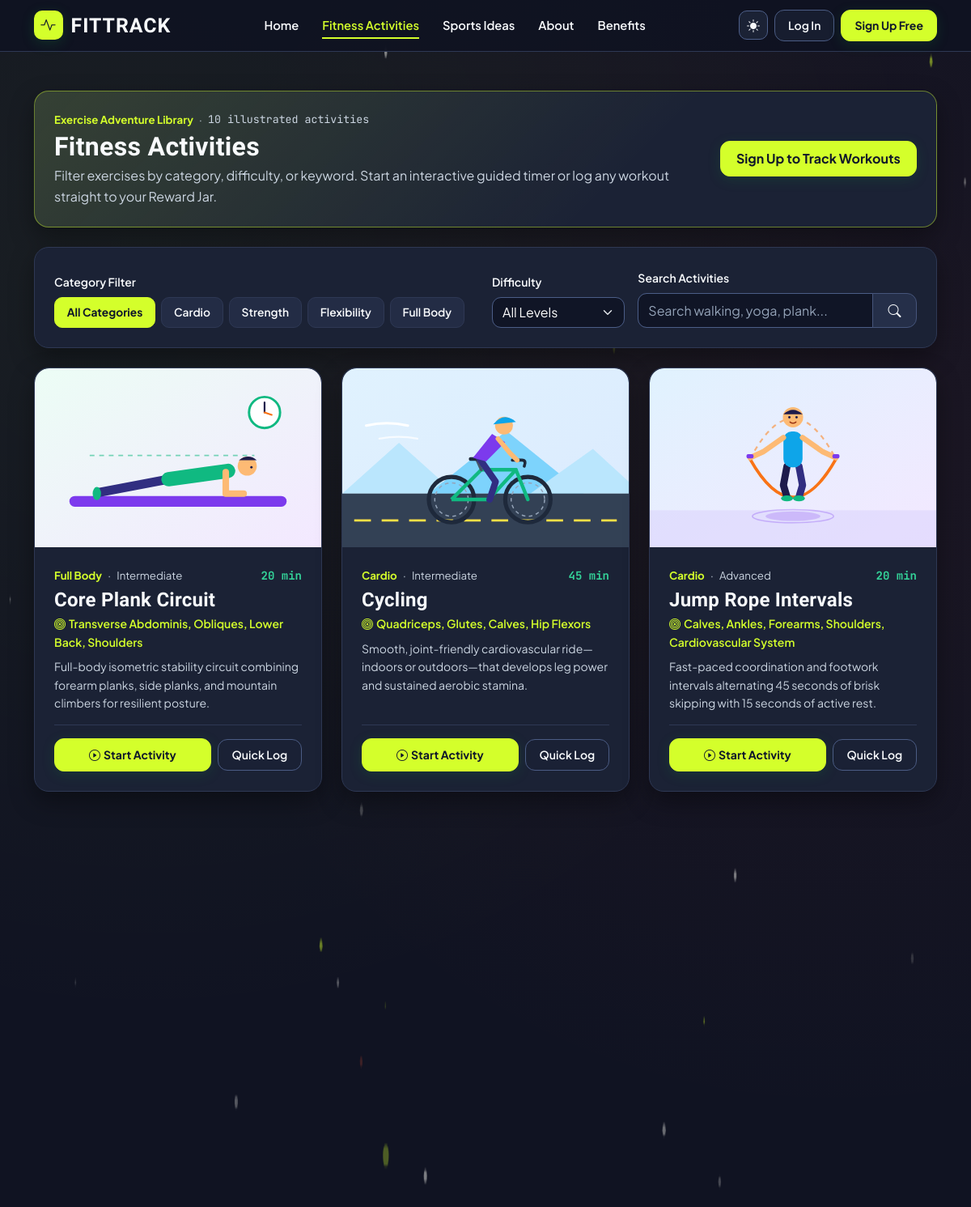
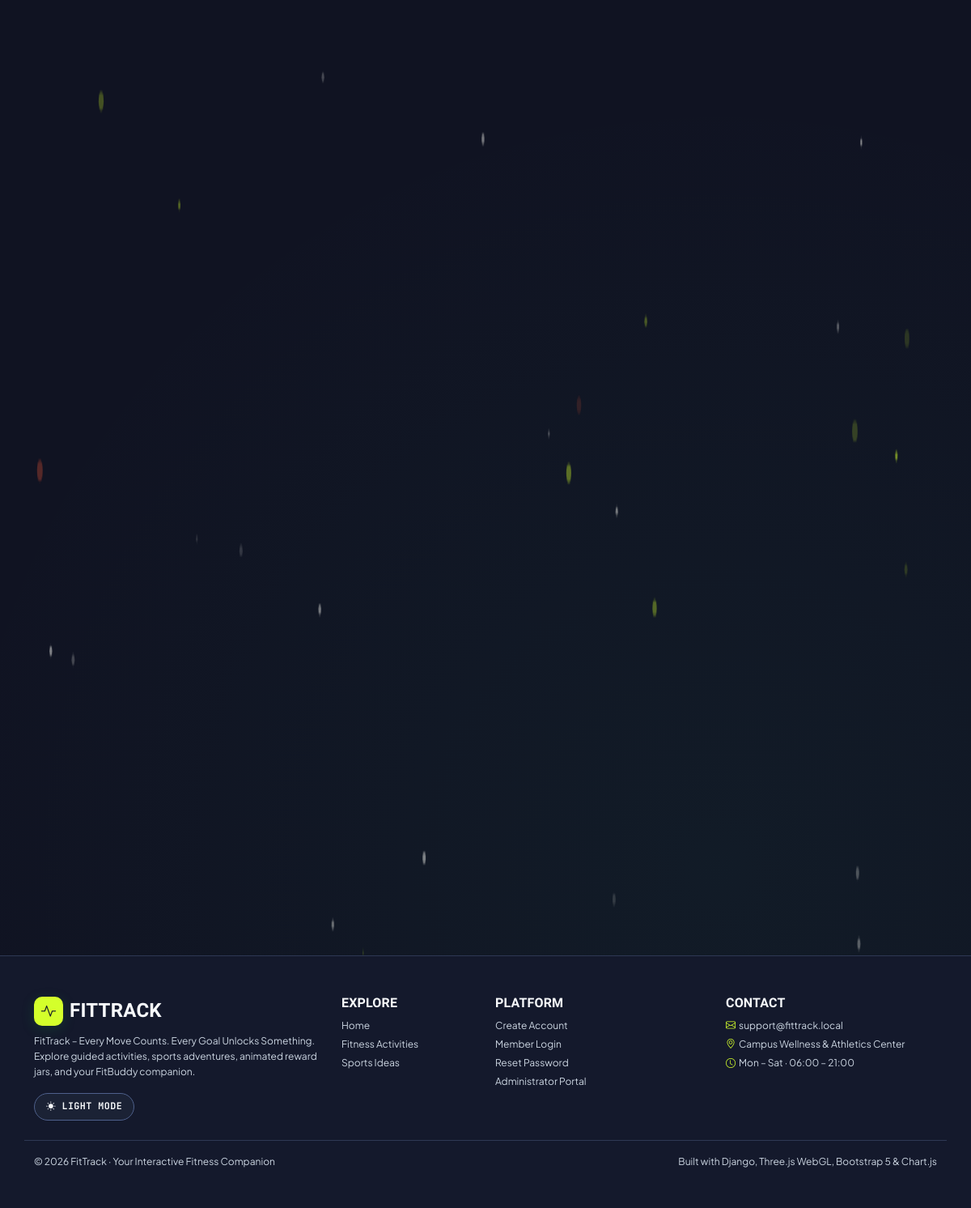
The page /activities/ on the database its author committed (2 pictures, top to bottom).
### fitness/models.py (models this page shows, shortened)
class FitnessActivity(models.Model):
    CATEGORY_CARDIO = "Cardio"
    CATEGORY_STRENGTH = "Strength"
    CATEGORY_FLEXIBILITY = "Flexibility"
    CATEGORY_FULL_BODY = "Full Body"
    CATEGORY_CHOICES = [
        (CATEGORY_CARDIO, "Cardio"),
        (CATEGORY_STRENGTH, "Strength"),
        (CATEGORY_FLEXIBILITY, "Flexibility"),
        (CATEGORY_FULL_BODY, "Full Body"),
    ]
    DIFFICULTY_BEGINNER = "Beginner"
    DIFFICULTY_INTERMEDIATE = "Intermediate"
    DIFFICULTY_ADVANCED = "Advanced"
    DIFFICULTY_CHOICES = [
        (DIFFICULTY_BEGINNER, "Beginner"),
        (DIFFICULTY_INTERMEDIATE, "Intermediate"),
        (DIFFICULTY_ADVANCED, "Advanced"),
    ]
    name = models.CharField(max_length=120, unique=True)
    description = models.TextField()
    benefits = models.TextField(
        blank=True,
        default="",
        help_text="Key health and performance benefits",
    )
    instructions = models.TextField(
        blank=True,
        default="",
        help_text="Step-by-step instructions for performing the exercise safely",
    )
    category = models.CharField(max_length=40, choices=CATEGORY_CHOICES)
    difficulty_level = models.CharField(max_length=20, choices=DIFFICULTY_CHOICES)
    environment = models.CharField(
        max_length=40,
        default="Home / Outdoor",
        help_text="Typical workout setting (Home, Gym, Outdoor)",
    )
    estimated_duration = models.PositiveIntegerField(
        validators=[MinValueValidator(5), MaxValueValidator(300)],
        help_text="Estimated duration in minutes",
    )
    calories_burn = models.PositiveIntegerField(
        default=150,
        validators=[MinValueValidator(10), MaxValueValidator(2500)],
        help_text="Approximate kcal burned per session",
    )
    icon_name = models.CharField(
        max_length=60,
        default="bi-activity",
        help_text="Bootstrap Icons class name (e.g., bi-person-walking)",
    )
    image_path = models.CharField(
        max_length=200,
        blank=True,
        default="images/activity_cardio_running.jpg",
        help_text="Static image path relative to static/",
    )
    target_muscles = models.CharField(
        max_length=180,
        blank=True,
        default="",
        help_text="Muscles or body areas engaged",
    )
    is_recommended = models.BooleanField(default=False)
    created_at = models.DateTimeField(auto_now_add=True)
    class Meta:
        ordering = ["name"]
        verbose_name = "Fitness Activity"
        verbose_name_plural = "Fitness Activities"

### fitness/views.py (the view)
# urls.py: path("activities/", views.activities_list, name="activities"),
def activities_list(request):
    selected_category = request.GET.get("category", "").strip()
    selected_difficulty = request.GET.get("difficulty", "").strip()
    search_query = request.GET.get("q", "").strip()
    activities = FitnessActivity.objects.all()
    valid_categories = [choice[0] for choice in FitnessActivity.CATEGORY_CHOICES]
    valid_difficulties = [choice[0] for choice in FitnessActivity.DIFFICULTY_CHOICES]
    if selected_category in valid_categories:
        activities = activities.filter(category=selected_category)
    else:
        selected_category = ""
    if selected_difficulty in valid_difficulties:
        activities = activities.filter(difficulty_level=selected_difficulty)
    else:
        selected_difficulty = ""
    if search_query:
        activities = activities.filter(
            Q(name__icontains=search_query)
            | Q(description__icontains=search_query)
            | Q(benefits__icontains=search_query)
        )
    base_template = (
        "base_app.html" if request.user.is_authenticated else "base_public.html"
    )
    profile = get_or_create_profile(request.user) if request.user.is_authenticated else None
    fitbuddy = (
        get_fitbuddy_state(request.user, profile, page_key="activities")
        if request.user.is_authenticated
        else None
    )
    context = {
        "base_template": base_template,
        "profile": profile,
        "fitbuddy": fitbuddy,
        "activities": activities,
        "categories": valid_categories,
        "difficulties": valid_difficulties,
        "selected_category": selected_category,
        "selected_difficulty": selected_difficulty,
        "search_query": search_query,
        "total_available": FitnessActivity.objects.count(),
    }
    return render(request, "fitness/activities.html", context)

### templates/fitness/activities.html (shortened to what this page needs)
{% extends base_template %}
{% load static %}
{% block content %}
<div class="{% if not request.user.is_authenticated %}container-xl py-4 py-lg-5{% endif %}">
  <section class="surface-tint-lavender p-4 mb-4 d-flex flex-column flex-md-row justify-content-between align-items-md-center gap-3">
    <div>
      <div class="meta-line mb-1">
        <span class="meta-accent">Exercise Adventure Library</span>
        <span aria-hidden="true">&middot;</span>
        <span class="tabular-num">{{ total_available }} illustrated activities</span>
      </div>
      <h1 class="h2 fw-bold mb-1">Fitness Activities</h1>
      <p class="text-secondary mb-0">
        Filter exercises by category, difficulty, or keyword. Start an interactive guided timer or log any workout straight to your Reward Jar.
      </p>
    </div>
    {% if request.user.is_authenticated %}
    <a href="{% url 'fitness:workouts' %}#log-workout-form" class="btn btn-emerald text-nowrap">
      <i class="bi bi-plus-circle me-1" aria-hidden="true"></i>Log Custom Workout
    </a>
    {% else %}
    <a href="{% url 'fitness:signup' %}" class="btn btn-emerald text-nowrap">
      Sign Up to Track Workouts
    </a>
    {% endif %}
  </section>
  <section class="surface-card p-3 p-md-4 mb-4">
    <form method="get" action="{% url 'fitness:activities' %}" class="row g-3 align-items-end">
      <div class="col-lg-6">
        <label class="form-label small fw-semibold text-secondary mb-2">Category Filter</label>
        <div class="filter-bar">
          <a
            href="{% url 'fitness:activities' %}"
            class="filter-tab {% if not selected_category %}active{% endif %}"
          >
            All Categories
          </a>
          {% for cat in categories %}
          <a
            href="{% url 'fitness:activities' %}?category={{ cat|urlencode }}{% if selected_difficulty %}&amp;difficulty={{ selected_difficulty|urlencode }}{% endif %}{% if search_query %}&amp;q={{ search_query|urlencode }}{% endif %}"
            class="filter-tab {% if selected_category == cat %}active{% endif %}"
          >
            {{ cat }}
          </a>
          {% endfor %}
        </div>
      </div>
      <div class="col-sm-6 col-lg-2">
        <label for="difficultyFilter" class="form-label small fw-semibold text-secondary">Difficulty</label>
        <select name="difficulty" id="difficultyFilter" class="form-select" onchange="this.form.submit()">
          <option value="">All Levels</option>
        </select>
      </div>
      <div class="col-sm-6 col-lg-4">
        <label for="activitySearch" class="form-label small fw-semibold text-secondary">Search Activities</label>
        <div class="input-group">
          <input
            type="search"
            name="q"
            id="activitySearch"
            class="form-control"
            placeholder="Search walking, yoga, plank..."
            value="{{ search_query }}"
          />
          <button class="btn btn-navy" type="submit" aria-label="Search activities">
            <i class="bi bi-search" aria-hidden="true"></i>
          </button>
        </div>
      </div>
    </form>
  </section>
  {% if activities %}
  <div class="row g-3 g-lg-4">
    {% for activity in activities %}
    <div class="col-md-6 col-xl-4">
      <article class="surface-card surface-card-hover h-100 d-flex flex-column">
        <div class="card-cover-wrap">
          <img
            src="{% static activity.image_path %}"
            alt="{{ activity.name }}"
            class="card-cover-img"
          />
        </div>
        <div class="p-4 flex-grow-1 d-flex flex-column justify-content-between">
          <div>
            <div class="d-flex justify-content-between align-items-start gap-2 mb-1">
              <div class="meta-line">
                <span class="meta-accent">{{ activity.category }}</span>
                <span aria-hidden="true">&middot;</span>
                <span>{{ activity.difficulty_level }}</span>
              </div>
              <span class="tabular-num small fw-bold" style="color: var(--mint-600);">{{ activity.estimated_duration }} min</span>
            </div>
            <h2 class="h4 fw-bold mb-1">
              <a href="{% url 'fitness:activity_detail' activity.pk %}" class="text-decoration-none text-ink-bright">
                {{ activity.name }}
              </a>
            </h2>
            {% if activity.target_muscles %}
            <div class="small fw-semibold mb-2" style="color: var(--purple-700);">
              <i class="bi bi-bullseye me-1" aria-hidden="true"></i>{{ activity.target_muscles }}
            </div>
            {% endif %}
            <p class="small text-secondary mb-3">{{ activity.description|truncatewords:18 }}</p>
          </div>
          <div class="pt-3 border-top d-flex justify-content-between align-items-center gap-2">
            <a href="{% url 'fitness:activity_detail' activity.pk %}" class="btn btn-purple btn-sm flex-grow-1">
              <i class="bi bi-play-circle me-1" aria-hidden="true"></i>Start Activity
            </a>
            <a
              href="{% url 'fitness:workouts' %}?log_activity={{ activity.name|urlencode }}&amp;duration={{ activity.estimated_duration }}#log-workout-form"
              class="btn btn-outline-navy btn-sm"
            >
              Quick Log
            </a>
          </div>
        </div>
      </article>
    </div>
    {% endfor %}
  </div>
  {% endif %}
</div>
{% endblock %}

### templates/base_public.html (shortened to what this page needs)
{% load static %}
<!DOCTYPE html>
<html lang="en" data-theme="dark" data-bs-theme="dark">
  <head>
    <link
      href="https://cdn.jsdelivr.net/npm/bootstrap@5.3.3/dist/css/bootstrap.min.css"
      rel="stylesheet"
    />
    <link
      href="https://cdn.jsdelivr.net/npm/bootstrap-icons@1.11.3/font/bootstrap-icons.min.css"
      rel="stylesheet"
    />
    <link href="{% static 'css/style.css' %}?v=20261119-4" rel="stylesheet" />
  </head>
  <body class="d-flex flex-column min-vh-100">
    <header class="sticky-top page-foreground">
      <nav class="navbar navbar-expand-lg public-navbar" aria-label="Public navigation">
        <div class="container-xl">
          <a class="app-brand" href="{% url 'fitness:landing' %}">
            <span class="brand-mark" aria-hidden="true">
              <i class="bi bi-activity"></i>
            </span>
            <span>FitTrack</span>
          </a>
          <div class="collapse navbar-collapse mt-3 mt-lg-0" id="publicNavbar">
            <ul class="navbar-nav mx-auto mb-2 mb-lg-0 gap-lg-1">
              <li class="nav-item">
                <a
                  class="nav-link public-nav-link {% if request.resolver_match.url_name == 'landing' %}active{% endif %}"
                  href="{% url 'fitness:landing' %}"
                >
                  Home
                </a>
              </li>
              <li class="nav-item">
                <a
                  class="nav-link public-nav-link {% if 'activities' in request.path %}active{% endif %}"
                  href="{% url 'fitness:activities' %}"
                >
                  Fitness Activities
                </a>
              </li>
              <li class="nav-item">
                <a
                  class="nav-link public-nav-link {% if 'sports' in request.path %}active{% endif %}"
                  href="{% url 'fitness:sports' %}"
                >
                  Sports Ideas
                </a>
              </li>
              <li class="nav-item">
                <a class="nav-link public-nav-link" href="{% url 'fitness:landing' %}#about-fittrack">
                  About
                </a>
              </li>
              <li class="nav-item">
                <a class="nav-link public-nav-link" href="{% url 'fitness:landing' %}#benefits">
                  Benefits
                </a>
              </li>
            </ul>
            <div class="d-flex align-items-center gap-2 flex-shrink-0">
              <button
                type="button"
                class="theme-icon-btn"
                data-theme-toggle
                aria-pressed="false"
                aria-label="Switch between Dark Mode and Light Mode"
                title="Switch between Dark Mode and Light Mode"
              >
                <i class="bi bi-sun-fill" aria-hidden="true"></i>
              </button>
              <a href="{% url 'fitness:login' %}" class="btn btn-outline-navy btn-sm px-3 py-2 text-nowrap">
                Log In
              </a>
              <a href="{% url 'fitness:signup' %}" class="btn btn-lime btn-sm px-3 py-2 text-nowrap">
                Sign Up Free
              </a>
            </div>
          </div>
        </div>
      </nav>
    </header>
    <main class="flex-grow-1 page-foreground">
      {% block content %}{% endblock %}
    </main>
    <footer class="app-footer py-5 mt-auto page-foreground">
      <div class="container-xl">
        <div class="row g-4 pb-4 border-bottom-themed">
          <div class="col-lg-4">
            <div class="d-flex align-items-center gap-2 mb-2">
              <span class="brand-mark" aria-hidden="true">
                <i class="bi bi-activity"></i>
              </span>
              <span class="font-display fw-bold fs-4 text-ink-bright text-uppercase">FitTrack</span>
            </div>
            <p class="small text-ink-muted mb-3">
              FitTrack – Every Move Counts. Every Goal Unlocks Something. Explore guided activities, sports adventures, animated reward jars, and your FitBuddy companion.
            </p>
            <button
              type="button"
              class="hud-pill-btn"
              data-theme-toggle
              aria-pressed="false"
              title="Switch between Dark Mode and Light Mode"
            >
              <i class="bi bi-sun-fill" aria-hidden="true"></i>
              <span data-theme-label>LIGHT MODE</span>
            </button>
          </div>
          <div class="col-6 col-lg-2">
            <h3 class="h6 fw-bold text-ink-bright text-uppercase mb-2">Explore</h3>
            <ul class="list-unstyled small d-flex flex-column gap-1 mb-0">
              <li><a href="{% url 'fitness:landing' %}" class="text-decoration-none">Home</a></li>
              <li><a href="{% url 'fitness:activities' %}" class="text-decoration-none">Fitness Activities</a></li>
              <li><a href="{% url 'fitness:sports' %}" class="text-decoration-none">Sports Ideas</a></li>
            </ul>
          </div>
          <div class="col-6 col-lg-3">
            <h3 class="h6 fw-bold text-ink-bright text-uppercase mb-2">Platform</h3>
            <ul class="list-unstyled small d-flex flex-column gap-1 mb-0">
              <li><a href="{% url 'fitness:signup' %}" class="text-decoration-none">Create Account</a></li>
              <li><a href="{% url 'fitness:login' %}" class="text-decoration-none">Member Login</a></li>
              <li><a href="{% url 'fitness:password_reset' %}" class="text-decoration-none">Reset Password</a></li>
              <li><a href="/admin/" class="text-decoration-none">Administrator Portal</a></li>
            </ul>
          </div>
          <div class="col-lg-3">
            <h3 class="h6 fw-bold text-ink-bright text-uppercase mb-2">Contact</h3>
            <ul class="list-unstyled small text-ink-muted d-flex flex-column gap-1 mb-0">
              <li><i class="bi bi-envelope me-1 text-lime" aria-hidden="true"></i>support@fittrack.local</li>
              <li><i class="bi bi-geo-alt me-1 text-lime" aria-hidden="true"></i>Campus Wellness &amp; Athletics Center</li>
              <li><i class="bi bi-clock me-1 text-lime" aria-hidden="true"></i>Mon – Sat · 06:00 – 21:00</li>
            </ul>
          </div>
        </div>
        <div class="pt-3 d-flex flex-column flex-sm-row justify-content-between align-items-center gap-2 small text-ink-muted">
          <span>&copy; 2026 FitTrack &middot; Your Interactive Fitness Companion</span>
          <span>Built with Django, Three.js WebGL, Bootstrap 5 &amp; Chart.js</span>
        </div>
      </div>
    </footer>
  </body>
</html>

### rows shown on the page
FitnessActivity: image_path (picture), category "Full Body", difficulty_level "Intermediate", estimated_duration "20", name "Core Plank Circuit", target_muscles "Transverse Abdominis, Obliques, Lower Back, Shoulders", description "Full-body isometric stability circuit combining forearm planks, side planks, and mountain climbers for resilient posture."
FitnessActivity: image_path (picture), category "Cardio", difficulty_level "Intermediate", estimated_duration "45", name "Cycling", target_muscles "Quadriceps, Glutes, Calves, Hip Flexors", description "Smooth, joint-friendly cardiovascular ride—indoors or outdoors—that develops leg power and sustained aerobic stamina."
FitnessActivity: image_path (picture), category "Cardio", difficulty_level "Advanced", estimated_duration "20", name "Jump Rope Intervals", target_muscles "Calves, Ankles, Forearms, Shoulders, Cardiovascular System", description "Fast-paced coordination and footwork intervals alternating 45 seconds of brisk skipping with 15 seconds of active rest."

### other values the page prints
{{ total_available }} "10"
{{ cat }} "Cardio" "Strength" "Flexibility" "Full Body"
